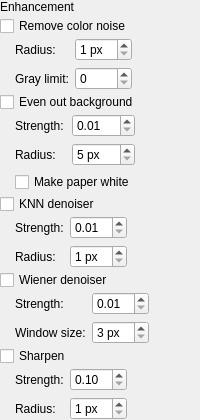
                 <widget class="QWidget" name="denoisingOptions" native="true">
                  <layout class="QVBoxLayout" name="denoisingOptionsLayout">
                   <property name="spacing">
                    <number>2</number>
                   </property>
                   <property name="leftMargin">
                    <number>0</number>
                   </property>
                   <property name="topMargin">
                    <number>0</number>
                   </property>
                   <property name="rightMargin">
                    <number>0</number>
                   </property>
                   <property name="bottomMargin">
                    <number>0</number>
                   </property>
                   <item>
                    <widget class="SectionHeading" name="denoisingHeading">
                     <property name="text">
                      <string>Enhancement</string>
                     </property>
                    </widget>
                   </item>
                   <item>
                    <widget class="QCheckBox" name="chromaCB">
                     <property name="toolTip">
                      <string>Removes color noise, such as single red, green and blue pixels on gray paper, before the other filters. The brightness is not changed.</string>
                     </property>
                     <property name="text">
                      <string>Remove color noise</string>
                     </property>
                    </widget>
                   </item>
                   <item>
                    <widget class="QWidget" name="chromaOptionsWidget" native="true">
                     <layout class="QGridLayout" name="chromaOptionsLayout">
                      <property name="leftMargin">
                       <number>0</number>
                      </property>
                      <property name="topMargin">
                       <number>0</number>
                      </property>
                      <property name="rightMargin">
                       <number>0</number>
                      </property>
                      <property name="bottomMargin">
                       <number>0</number>
                      </property>
                      <item row="0" column="0" rowspan="2">
                       <spacer name="chromaIndent">
                        <property name="orientation">
                         <enum>Qt::Horizontal</enum>
                        </property>
                        <property name="sizeType">
                         <enum>QSizePolicy::Fixed</enum>
                        </property>
                        <property name="sizeHint" stdset="0">
                         <size>
                          <width>15</width>
                          <height>1</height>
                         </size>
                        </property>
                       </spacer>
                      </item>
                      <item row="0" column="1">
                       <widget class="QLabel" name="chromaRadiusLabel">
                        <property name="buddy">
                         <cstring>chromaRadius</cstring>
                        </property>
                        <property name="text">
                         <string>Radius:</string>
                        </property>
                       </widget>
                      </item>
                      <item row="0" column="2">
                       <widget class="QSpinBox" name="chromaRadius">
<property name="suffix"><string notr="true"> px</string></property>
                        <property name="toolTip">
                         <string>How far the colors are smoothed.</string>
                        </property>
                        <property name="minimum">
                         <number>1</number>
                        </property>
                        <property name="maximum">
                         <number>10</number>
                        </property>
                       </widget>
                      </item>
                      <item row="1" column="1">
                       <widget class="QLabel" name="chromaGrayLimitLabel">
                        <property name="buddy">
                         <cstring>chromaGrayLimit</cstring>
                        </property>
                        <property name="text">
                         <string>Gray limit:</string>
                        </property>
                       </widget>
                      </item>
                      <item row="1" column="2">
                       <widget class="QSpinBox" name="chromaGrayLimit">
                        <property name="toolTip">
                         <string>Colors weaker than this become neutral gray; strong colors of pictures and colored text stay. 0 only smooths.</string>
                        </property>
                        <property name="minimum">
                         <number>0</number>
                        </property>
                        <property name="maximum">
                         <number>60</number>
                        </property>
                       </widget>
                      </item>
                      <item row="0" column="3" rowspan="2">
                       <spacer name="chromaSpacer">
                        <property name="orientation">
                         <enum>Qt::Horizontal</enum>
                        </property>
                        <property name="sizeHint" stdset="0">
                         <size>
                          <width>1</width>
                          <height>1</height>
                         </size>
                        </property>
                       </spacer>
                      </item>
                     </layout>
                    </widget>
                   </item>
                   <item>
                    <widget class="QCheckBox" name="subtractBgCB">
                     <property name="toolTip">
                      <string>Evens out the paper background (stains, yellowing, shadows) before the other processing. Pictures are flattened as well.</string>
                     </property>
                     <property name="text">
                      <string>Even out background</string>
                     </property>
                    </widget>
                   </item>
                   <item>
                    <widget class="QWidget" name="subtractBgOptionsWidget" native="true">
                     <layout class="QGridLayout" name="subtractBgOptionsLayout">
                      <property name="leftMargin">
                       <number>0</number>
                      </property>
                      <property name="topMargin">
                       <number>0</number>
                      </property>
                      <property name="rightMargin">
                       <number>0</number>
                      </property>
                      <property name="bottomMargin">
                       <number>0</number>
                      </property>
                      <item row="0" column="0" rowspan="3">
                       <spacer name="subtractBgIndent">
                        <property name="orientation">
                         <enum>Qt::Horizontal</enum>
                        </property>
                        <property name="sizeType">
                         <enum>QSizePolicy::Fixed</enum>
                        </property>
                        <property name="sizeHint" stdset="0">
                         <size>
                          <width>15</width>
                          <height>1</height>
                         </size>
                        </property>
                       </spacer>
                      </item>
                      <item row="0" column="1">
                       <widget class="QLabel" name="subtractBgCoefLabel">
                        <property name="buddy">
                         <cstring>subtractBgCoef</cstring>
                        </property>
                        <property name="text">
                         <string>Strength:</string>
                        </property>
                       </widget>
                      </item>
                      <item row="0" column="2">
                       <widget class="QDoubleSpinBox" name="subtractBgCoef">
                        <property name="toolTip">
                         <string>How far the background is evened out, from 0.01 to 1.</string>
                        </property>
                        <property name="minimum">
                         <double>0.01</double>
                        </property>
                        <property name="maximum">
                         <double>1.0</double>
                        </property>
                        <property name="singleStep">
                         <double>0.01</double>
                        </property>
                       </widget>
                      </item>
                      <item row="1" column="1">
                       <widget class="QLabel" name="subtractBgRadiusLabel">
                        <property name="buddy">
                         <cstring>subtractBgRadius</cstring>
                        </property>
                        <property name="text">
                         <string>Radius:</string>
                        </property>
                       </widget>
                      </item>
                      <item row="1" column="2">
                       <widget class="QSpinBox" name="subtractBgRadius">
<property name="suffix">
<string notr="true"> px</string>
</property>
                        <property name="toolTip">
                         <string>The size of the area used to estimate the background. It should be clearly larger than the letters.</string>
                        </property>
                        <property name="minimum">
                         <number>5</number>
                        </property>
                        <property name="maximum">
                         <number>300</number>
                        </property>
                       </widget>
                      </item>
                      <item row="2" column="1" colspan="2">
                       <widget class="QCheckBox" name="subtractBgWhiteCB">
                        <property name="toolTip">
                         <string>Also takes the paper to white and removes a color cast such as yellowing. Each color channel is evened out on its own, so the colors of pictures shift as well.</string>
                        </property>
                        <property name="text">
                         <string>Make paper white</string>
                        </property>
                       </widget>
                      </item>
                      <item row="0" column="3" rowspan="3">
                       <spacer name="subtractBgSpacer">
                        <property name="orientation">
                         <enum>Qt::Horizontal</enum>
                        </property>
                        <property name="sizeHint" stdset="0">
                         <size>
                          <width>1</width>
                          <height>1</height>
                         </size>
                        </property>
                       </spacer>
                      </item>
                     </layout>
                    </widget>
                   </item>
                   <item>
                    <widget class="QCheckBox" name="knnCB">
                     <property name="toolTip">
                      <string>Reduces the noise of the image while keeping the edges of letters sharp, before the other processing.</string>
                     </property>
                     <property name="text">
                      <string>KNN denoiser</string>
                     </property>
                    </widget>
                   </item>
                   <item>
                    <widget class="QWidget" name="knnOptionsWidget" native="true">
                     <layout class="QGridLayout" name="knnOptionsLayout">
                      <property name="leftMargin">
                       <number>0</number>
                      </property>
                      <property name="topMargin">
                       <number>0</number>
                      </property>
                      <property name="rightMargin">
                       <number>0</number>
                      </property>
                      <property name="bottomMargin">
                       <number>0</number>
                      </property>
                      <item row="0" column="0" rowspan="2">
                       <spacer name="knnIndent">
                        <property name="orientation">
                         <enum>Qt::Horizontal</enum>
                        </property>
                        <property name="sizeType">
                         <enum>QSizePolicy::Fixed</enum>
                        </property>
                        <property name="sizeHint" stdset="0">
                         <size>
                          <width>15</width>
                          <height>1</height>
                         </size>
                        </property>
                       </spacer>
                      </item>
                      <item row="0" column="1">
                       <widget class="QLabel" name="knnCoefLabel">
                        <property name="buddy">
                         <cstring>knnCoef</cstring>
                        </property>
                        <property name="text">
                         <string>Strength:</string>
                        </property>
                       </widget>
                      </item>
                      <item row="0" column="2">
                       <widget class="QDoubleSpinBox" name="knnCoef">
                        <property name="toolTip">
                         <string>The strength of the noise reduction, from 0.01 to 1.</string>
                        </property>
                        <property name="minimum">
                         <double>0.01</double>
                        </property>
                        <property name="maximum">
                         <double>1.0</double>
                        </property>
                        <property name="singleStep">
                         <double>0.01</double>
                        </property>
                       </widget>
                      </item>
                      <item row="1" column="1">
                       <widget class="QLabel" name="knnRadiusLabel">
                        <property name="buddy">
                         <cstring>knnRadius</cstring>
                        </property>
                        <property name="text">
                         <string>Radius:</string>
                        </property>
                       </widget>
                      </item>
                      <item row="1" column="2">
                       <widget class="QSpinBox" name="knnRadius">
<property name="suffix">
<string notr="true"> px</string>
</property>
                        <property name="toolTip">
                         <string>The size of the neighborhood that is averaged.</string>
                        </property>
                        <property name="minimum">
                         <number>1</number>
                        </property>
                        <property name="maximum">
                         <number>20</number>
                        </property>
                       </widget>
                      </item>
                      <item row="0" column="3" rowspan="2">
                       <spacer name="knnSpacer">
                        <property name="orientation">
                         <enum>Qt::Horizontal</enum>
                        </property>
                        <property name="sizeHint" stdset="0">
                         <size>
                          <width>1</width>
                          <height>1</height>
                         </size>
                        </property>
                       </spacer>
                      </item>
                     </layout>
                    </widget>
                   </item>
                   <item>
                    <widget class="QCheckBox" name="wienerCB">
                     <property name="toolTip">
                      <string>Reduces the noise of the image before the other processing.</string>
                     </property>
                     <property name="text">
                      <string>Wiener denoiser</string>
                     </property>
                    </widget>
                   </item>
                   <item>
                    <widget class="QWidget" name="wienerOptionsWidget" native="true">
                     <layout class="QGridLayout" name="wienerOptionsLayout">
                      <property name="leftMargin">
                       <number>0</number>
                      </property>
                      <property name="topMargin">
                       <number>0</number>
                      </property>
                      <property name="rightMargin">
                       <number>0</number>
                      </property>
                      <property name="bottomMargin">
                       <number>0</number>
                      </property>
                      <item row="0" column="0" rowspan="2">
                       <spacer name="wienerIndent">
                        <property name="orientation">
                         <enum>Qt::Horizontal</enum>
                        </property>
                        <property name="sizeType">
                         <enum>QSizePolicy::Fixed</enum>
                        </property>
                        <property name="sizeHint" stdset="0">
                         <size>
                          <width>15</width>
                          <height>1</height>
                         </size>
                        </property>
                       </spacer>
                      </item>
                      <item row="0" column="1">
                       <widget class="QLabel" name="wienerCoefLabel">
                        <property name="buddy">
                         <cstring>wienerCoef</cstring>
                        </property>
                        <property name="text">
                         <string>Strength:</string>
                        </property>
                       </widget>
                      </item>
                      <item row="0" column="2">
                       <widget class="QDoubleSpinBox" name="wienerCoef">
                        <property name="toolTip">
                         <string>The strength of the noise reduction, from 0.01 to 1.</string>
                        </property>
                        <property name="minimum">
                         <double>0.01</double>
                        </property>
                        <property name="maximum">
                         <double>1.0</double>
                        </property>
                        <property name="singleStep">
                         <double>0.01</double>
                        </property>
                       </widget>
                      </item>
                      <item row="1" column="1">
                       <widget class="QLabel" name="wienerWindowSizeLabel">
                        <property name="buddy">
                         <cstring>wienerWindowSize</cstring>
                        </property>
                        <property name="text">
                         <string>Window size:</string>
                        </property>
                       </widget>
                      </item>
                      <item row="1" column="2">
                       <widget class="QSpinBox" name="wienerWindowSize">
<property name="suffix">
<string notr="true"> px</string>
</property>
                        <property name="toolTip">
                         <string>The dimensions of a pixel neighborhood to consider.</string>
                        </property>
                        <property name="minimum">
                         <number>3</number>
                        </property>
                        <property name="maximum">
                         <number>99</number>
                        </property>
                       </widget>
                      </item>
                      <item row="0" column="3" rowspan="2">
                       <spacer name="wienerSpacer">
                        <property name="orientation">
                         <enum>Qt::Horizontal</enum>
                        </property>
                        <property name="sizeHint" stdset="0">
                         <size>
                          <width>1</width>
                          <height>1</height>
                         </size>
                        </property>
                       </spacer>
                      </item>
                     </layout>
                    </widget>
                   </item>
                   <item>
                    <widget class="QCheckBox" name="sharpenCB">
                     <property name="toolTip">
                      <string>Sharpens blurred edges, after the other filters.</string>
                     </property>
                     <property name="text">
                      <string>Sharpen</string>
                     </property>
                    </widget>
                   </item>
                   <item>
                    <widget class="QWidget" name="sharpenOptionsWidget" native="true">
                     <layout class="QGridLayout" name="sharpenOptionsLayout">
                      <property name="leftMargin">
                       <number>0</number>
                      </property>
                      <property name="topMargin">
                       <number>0</number>
                      </property>
                      <property name="rightMargin">
                       <number>0</number>
                      </property>
                      <property name="bottomMargin">
                       <number>0</number>
                      </property>
                      <item row="0" column="0" rowspan="2">
                       <spacer name="sharpenIndent">
                        <property name="orientation">
                         <enum>Qt::Horizontal</enum>
                        </property>
                        <property name="sizeType">
                         <enum>QSizePolicy::Fixed</enum>
                        </property>
                        <property name="sizeHint" stdset="0">
                         <size>
                          <width>15</width>
                          <height>1</height>
                         </size>
                        </property>
                       </spacer>
                      </item>
                      <item row="0" column="1">
                       <widget class="QLabel" name="sharpenCoefLabel">
                        <property name="buddy">
                         <cstring>sharpenCoef</cstring>
                        </property>
                        <property name="text">
                         <string>Strength:</string>
                        </property>
                       </widget>
                      </item>
                      <item row="0" column="2">
                       <widget class="QDoubleSpinBox" name="sharpenCoef">
                        <property name="toolTip">
                         <string>How strongly the edges are sharpened, from 0.1 to 3.</string>
                        </property>
                        <property name="minimum">
                         <double>0.1</double>
                        </property>
                        <property name="maximum">
                         <double>3.0</double>
                        </property>
                        <property name="singleStep">
                         <double>0.1</double>
                        </property>
                       </widget>
                      </item>
                      <item row="1" column="1">
                       <widget class="QLabel" name="sharpenRadiusLabel">
                        <property name="buddy">
                         <cstring>sharpenRadius</cstring>
                        </property>
                        <property name="text">
                         <string>Radius:</string>
                        </property>
                       </widget>
                      </item>
                      <item row="1" column="2">
                       <widget class="QSpinBox" name="sharpenRadius">
<property name="suffix">
<string notr="true"> px</string>
</property>
                        <property name="toolTip">
                         <string>The size of the details that are sharpened; larger values also sharpen coarser details.</string>
                        </property>
                        <property name="minimum">
                         <number>1</number>
                        </property>
                        <property name="maximum">
                         <number>10</number>
                        </property>
                       </widget>
                      </item>
                      <item row="0" column="3" rowspan="2">
                       <spacer name="sharpenSpacer">
                        <property name="orientation">
                         <enum>Qt::Horizontal</enum>
                        </property>
                        <property name="sizeHint" stdset="0">
                         <size>
                          <width>1</width>
                          <height>1</height>
                         </size>
                        </property>
                       </spacer>
                      </item>
                     </layout>
                    </widget>
                   </item>
                  </layout>
                 </widget>
